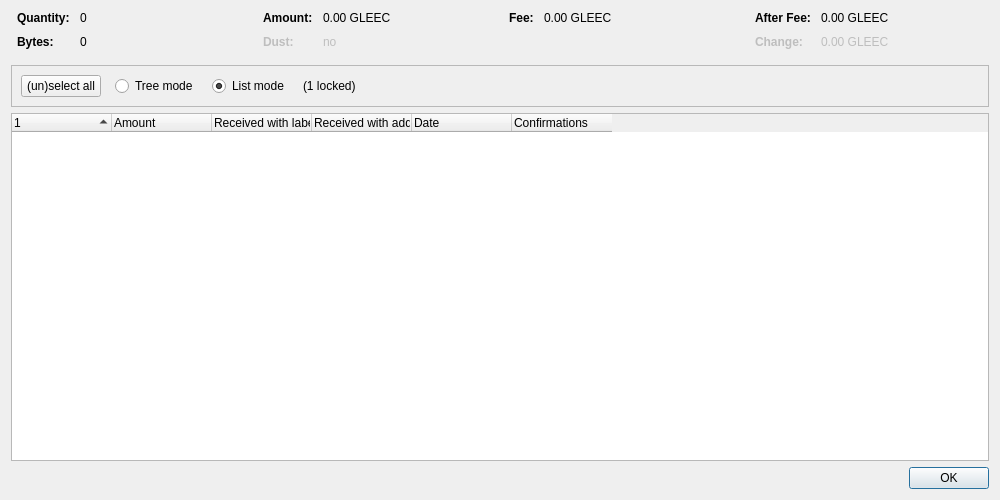
<?xml version="1.0" encoding="UTF-8"?>
<ui version="4.0">
 <class>CoinControlDialog</class>
 <widget class="QDialog" name="CoinControlDialog">
  <property name="geometry">
   <rect>
    <x>0</x>
    <y>0</y>
    <width>1000</width>
    <height>500</height>
   </rect>
  </property>
  <property name="windowTitle">
   <string>Coin Selection</string>
  </property>
  <layout class="QVBoxLayout" name="verticalLayout">
   <item>
    <layout class="QHBoxLayout" name="horizontalLayoutTop" stretch="0,0,0,0">
     <property name="topMargin">
      <number>0</number>
     </property>
     <property name="bottomMargin">
      <number>10</number>
     </property>
     <item>
      <layout class="QFormLayout" name="formLayoutCoinControl1">
       <property name="horizontalSpacing">
        <number>10</number>
       </property>
       <property name="verticalSpacing">
        <number>10</number>
       </property>
       <property name="leftMargin">
        <number>6</number>
       </property>
       <property name="rightMargin">
        <number>6</number>
       </property>
       <item row="0" column="0">
        <widget class="QLabel" name="labelCoinControlQuantityText">
         <property name="font">
          <font>
           <weight>75</weight>
           <bold>true</bold>
          </font>
         </property>
         <property name="text">
          <string>Quantity:</string>
         </property>
        </widget>
       </item>
       <item row="0" column="1">
        <widget class="QLabel" name="labelCoinControlQuantity">
         <property name="cursor">
          <cursorShape>IBeamCursor</cursorShape>
         </property>
         <property name="contextMenuPolicy">
          <enum>Qt::ActionsContextMenu</enum>
         </property>
         <property name="text">
          <string notr="true">0</string>
         </property>
         <property name="textInteractionFlags">
          <set>Qt::LinksAccessibleByMouse|Qt::TextSelectableByKeyboard|Qt::TextSelectableByMouse</set>
         </property>
        </widget>
       </item>
       <item row="1" column="0">
        <widget class="QLabel" name="labelCoinControlBytesText">
         <property name="font">
          <font>
           <weight>75</weight>
           <bold>true</bold>
          </font>
         </property>
         <property name="text">
          <string>Bytes:</string>
         </property>
        </widget>
       </item>
       <item row="1" column="1">
        <widget class="QLabel" name="labelCoinControlBytes">
         <property name="cursor">
          <cursorShape>IBeamCursor</cursorShape>
         </property>
         <property name="contextMenuPolicy">
          <enum>Qt::ActionsContextMenu</enum>
         </property>
         <property name="text">
          <string notr="true">0</string>
         </property>
         <property name="textInteractionFlags">
          <set>Qt::LinksAccessibleByMouse|Qt::TextSelectableByKeyboard|Qt::TextSelectableByMouse</set>
         </property>
        </widget>
       </item>
      </layout>
     </item>
     <item>
      <layout class="QFormLayout" name="formLayoutCoinControl2">
       <property name="horizontalSpacing">
        <number>10</number>
       </property>
       <property name="verticalSpacing">
        <number>10</number>
       </property>
       <property name="leftMargin">
        <number>6</number>
       </property>
       <property name="rightMargin">
        <number>6</number>
       </property>
       <item row="0" column="0">
        <widget class="QLabel" name="labelCoinControlAmountText">
         <property name="font">
          <font>
           <weight>75</weight>
           <bold>true</bold>
          </font>
         </property>
         <property name="text">
          <string>Amount:</string>
         </property>
        </widget>
       </item>
       <item row="0" column="1">
        <widget class="QLabel" name="labelCoinControlAmount">
         <property name="cursor">
          <cursorShape>IBeamCursor</cursorShape>
         </property>
         <property name="contextMenuPolicy">
          <enum>Qt::ActionsContextMenu</enum>
         </property>
         <property name="text">
          <string notr="true">0.00 GLEEC</string>
         </property>
         <property name="textInteractionFlags">
          <set>Qt::LinksAccessibleByMouse|Qt::TextSelectableByKeyboard|Qt::TextSelectableByMouse</set>
         </property>
        </widget>
       </item>
       <item row="1" column="0">
        <widget class="QLabel" name="labelCoinControlLowOutputText">
         <property name="enabled">
          <bool>false</bool>
         </property>
         <property name="font">
          <font>
           <weight>75</weight>
           <bold>true</bold>
          </font>
         </property>
         <property name="text">
          <string>Dust:</string>
         </property>
        </widget>
       </item>
       <item row="1" column="1">
        <widget class="QLabel" name="labelCoinControlLowOutput">
         <property name="enabled">
          <bool>false</bool>
         </property>
         <property name="cursor">
          <cursorShape>IBeamCursor</cursorShape>
         </property>
         <property name="contextMenuPolicy">
          <enum>Qt::ActionsContextMenu</enum>
         </property>
         <property name="text">
          <string notr="true">no</string>
         </property>
         <property name="textInteractionFlags">
          <set>Qt::LinksAccessibleByMouse|Qt::TextSelectableByKeyboard|Qt::TextSelectableByMouse</set>
         </property>
        </widget>
       </item>
      </layout>
     </item>
     <item>
      <layout class="QFormLayout" name="formLayoutCoinControl3">
       <property name="horizontalSpacing">
        <number>10</number>
       </property>
       <property name="verticalSpacing">
        <number>10</number>
       </property>
       <property name="leftMargin">
        <number>6</number>
       </property>
       <property name="rightMargin">
        <number>6</number>
       </property>
       <item row="0" column="0">
        <widget class="QLabel" name="labelCoinControlFeeText">
         <property name="font">
          <font>
           <weight>75</weight>
           <bold>true</bold>
          </font>
         </property>
         <property name="text">
          <string>Fee:</string>
         </property>
        </widget>
       </item>
       <item row="0" column="1">
        <widget class="QLabel" name="labelCoinControlFee">
         <property name="cursor">
          <cursorShape>IBeamCursor</cursorShape>
         </property>
         <property name="contextMenuPolicy">
          <enum>Qt::ActionsContextMenu</enum>
         </property>
         <property name="text">
          <string notr="true">0.00 GLEEC</string>
         </property>
         <property name="textInteractionFlags">
          <set>Qt::LinksAccessibleByMouse|Qt::TextSelectableByKeyboard|Qt::TextSelectableByMouse</set>
         </property>
        </widget>
       </item>
      </layout>
     </item>
     <item>
      <layout class="QFormLayout" name="formLayoutCoinControl4">
       <property name="horizontalSpacing">
        <number>10</number>
       </property>
       <property name="verticalSpacing">
        <number>10</number>
       </property>
       <property name="leftMargin">
        <number>6</number>
       </property>
       <property name="rightMargin">
        <number>6</number>
       </property>
       <item row="0" column="0">
        <widget class="QLabel" name="labelCoinControlAfterFeeText">
         <property name="font">
          <font>
           <weight>75</weight>
           <bold>true</bold>
          </font>
         </property>
         <property name="text">
          <string>After Fee:</string>
         </property>
        </widget>
       </item>
       <item row="0" column="1">
        <widget class="QLabel" name="labelCoinControlAfterFee">
         <property name="cursor">
          <cursorShape>IBeamCursor</cursorShape>
         </property>
         <property name="contextMenuPolicy">
          <enum>Qt::ActionsContextMenu</enum>
         </property>
         <property name="text">
          <string notr="true">0.00 GLEEC</string>
         </property>
         <property name="textInteractionFlags">
          <set>Qt::LinksAccessibleByMouse|Qt::TextSelectableByKeyboard|Qt::TextSelectableByMouse</set>
         </property>
        </widget>
       </item>
       <item row="1" column="0">
        <widget class="QLabel" name="labelCoinControlChangeText">
         <property name="enabled">
          <bool>false</bool>
         </property>
         <property name="font">
          <font>
           <weight>75</weight>
           <bold>true</bold>
          </font>
         </property>
         <property name="text">
          <string>Change:</string>
         </property>
        </widget>
       </item>
       <item row="1" column="1">
        <widget class="QLabel" name="labelCoinControlChange">
         <property name="enabled">
          <bool>false</bool>
         </property>
         <property name="cursor">
          <cursorShape>IBeamCursor</cursorShape>
         </property>
         <property name="contextMenuPolicy">
          <enum>Qt::ActionsContextMenu</enum>
         </property>
         <property name="text">
          <string notr="true">0.00 GLEEC</string>
         </property>
         <property name="textInteractionFlags">
          <set>Qt::LinksAccessibleByMouse|Qt::TextSelectableByKeyboard|Qt::TextSelectableByMouse</set>
         </property>
        </widget>
       </item>
      </layout>
     </item>
    </layout>
   </item>
   <item>
    <widget class="QFrame" name="frame">
     <property name="minimumSize">
      <size>
       <width>0</width>
       <height>40</height>
      </size>
     </property>
     <property name="frameShape">
      <enum>QFrame::StyledPanel</enum>
     </property>
     <property name="frameShadow">
      <enum>QFrame::Sunken</enum>
     </property>
     <layout class="QHBoxLayout" name="horizontalLayout">
      <item>
       <layout class="QHBoxLayout" name="horizontalLayoutPanel" stretch="0,0,0,0,0">
        <property name="spacing">
         <number>14</number>
        </property>
        <item>
         <widget class="QPushButton" name="pushButtonSelectAll">
          <property name="sizePolicy">
           <sizepolicy hsizetype="Maximum" vsizetype="Fixed">
            <horstretch>0</horstretch>
            <verstretch>0</verstretch>
           </sizepolicy>
          </property>
          <property name="text">
           <string>(un)select all</string>
          </property>
          <property name="autoDefault">
           <bool>false</bool>
          </property>
         </widget>
        </item>
        <item>
         <widget class="QRadioButton" name="radioTreeMode">
          <property name="sizePolicy">
           <sizepolicy hsizetype="Maximum" vsizetype="Fixed">
            <horstretch>0</horstretch>
            <verstretch>0</verstretch>
           </sizepolicy>
          </property>
          <property name="text">
           <string>Tree mode</string>
          </property>
         </widget>
        </item>
        <item>
         <widget class="QRadioButton" name="radioListMode">
          <property name="sizePolicy">
           <sizepolicy hsizetype="Maximum" vsizetype="Fixed">
            <horstretch>0</horstretch>
            <verstretch>0</verstretch>
           </sizepolicy>
          </property>
          <property name="text">
           <string>List mode</string>
          </property>
          <property name="checked">
           <bool>true</bool>
          </property>
         </widget>
        </item>
        <item>
         <widget class="QLabel" name="labelLocked">
          <property name="text">
           <string notr="true">(1 locked)</string>
          </property>
         </widget>
        </item>
        <item>
         <spacer name="horizontalSpacer">
          <property name="orientation">
           <enum>Qt::Horizontal</enum>
          </property>
          <property name="sizeHint" stdset="0">
           <size>
            <width>40</width>
            <height>20</height>
           </size>
          </property>
         </spacer>
        </item>
       </layout>
      </item>
     </layout>
    </widget>
   </item>
   <item>
    <widget class="CoinControlTreeWidget" name="treeWidget">
     <property name="contextMenuPolicy">
      <enum>Qt::CustomContextMenu</enum>
     </property>
     <property name="sortingEnabled">
      <bool>false</bool>
     </property>
     <property name="columnCount">
      <number>6</number>
     </property>
     <attribute name="headerShowSortIndicator" stdset="0">
      <bool>true</bool>
     </attribute>
     <attribute name="headerStretchLastSection">
      <bool>false</bool>
     </attribute>
     <column>
      <property name="text">
       <string/>
      </property>
     </column>
     <column>
      <property name="text">
       <string>Amount</string>
      </property>
     </column>
     <column>
      <property name="text">
       <string>Received with label</string>
      </property>
     </column>
     <column>
      <property name="text">
       <string>Received with address</string>
      </property>
     </column>
     <column>
      <property name="text">
       <string>Date</string>
      </property>
     </column>
     <column>
      <property name="text">
       <string>Confirmations</string>
      </property>
      <property name="toolTip">
       <string>Confirmed</string>
      </property>
     </column>
     <column>
      <property name="text">
       <string/>
      </property>
     </column>
     <column>
      <property name="text">
       <string/>
      </property>
     </column>
     <column>
      <property name="text">
       <string/>
      </property>
     </column>
     <column>
      <property name="text">
       <string/>
      </property>
     </column>
    </widget>
   </item>
   <item>
    <widget class="QDialogButtonBox" name="buttonBox">
     <property name="orientation">
      <enum>Qt::Horizontal</enum>
     </property>
     <property name="standardButtons">
      <set>QDialogButtonBox::Ok</set>
     </property>
    </widget>
   </item>
  </layout>
 </widget>
 <customwidgets>
  <customwidget>
   <class>CoinControlTreeWidget</class>
   <extends>QTreeWidget</extends>
   <header>qt/coincontroltreewidget.h</header>
  </customwidget>
 </customwidgets>
 <resources/>
 <connections/>
</ui>
